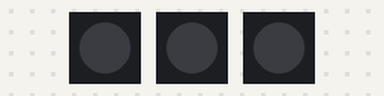
A sketch run on a simulated Arduino Uno, built with avr-gcc and run on an emulated ATmega328P. Parts: 3 × 1 RGB LEDs in strip order, left to right. Dim RGB values are drawn brighter than linear; the strip is taken to match the declared colour order; random numbers use the default seed unless the sketch sets one.

Above: at 0.15 s.
At 5.09 s:
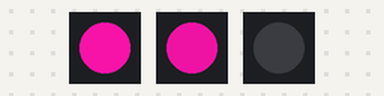
At 10.02 s:
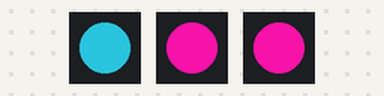
At 19.89 s:
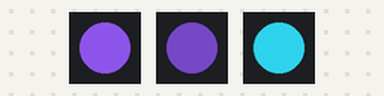
At 29.76 s:
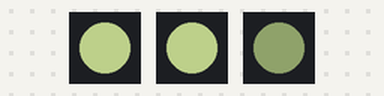
At 39.63 s:
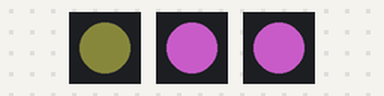
Timing chart, 0 to 40.0 s (numbered marks = the images above):
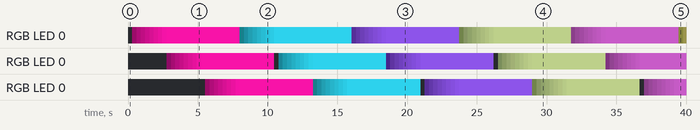

The sketch:

rgb_led_3tu.ino
```cpp
#include <Adafruit_NeoPixel.h>

//LEDの数
#define NUMPIXELS 1
//Arduinoで使うピン
#define RGBLed_PIN_1 2
#define RGBLed_PIN_2 4
#define RGBLed_PIN_3 13

//ライブラリのセットアップ（こうすることでLEDを個別に制御できます。）
Adafruit_NeoPixel RGBLed_1 = Adafruit_NeoPixel(NUMPIXELS,RGBLed_PIN_1,NEO_RGB + NEO_KHZ800);
Adafruit_NeoPixel RGBLed_2 = Adafruit_NeoPixel(NUMPIXELS,RGBLed_PIN_2,NEO_RGB + NEO_KHZ800);
Adafruit_NeoPixel RGBLed_3 = Adafruit_NeoPixel(NUMPIXELS,RGBLed_PIN_3,NEO_RGB + NEO_KHZ800);
Adafruit_NeoPixel RGBLED_arr[] = {RGBLed_1,RGBLed_2,RGBLed_3};

void setup()
{
  //LEDを消灯（こうするとLEDが消える）
  for(int i=0; i<3; i++){
    RGBLED_arr[i].begin();
    RGBLED_arr[i].show();
  }
}

void loop()
{
  //RGBカラーのランダム値を生成
  int colorRnadNum1,colorRnadNum2,colorRnadNum3;
  colorRnadNum1 = random(255);
  colorRnadNum2 = random(255);
  colorRnadNum3 = random(255);

  //LEDを順番にフェードインしながら点灯
  for(int i=0; i<3; i++){

    for(int j=0; j<255; j++){
       RGBLED_arr[i].setPixelColor(0,colorRnadNum1,colorRnadNum2,colorRnadNum3);
       RGBLED_arr[i].setBrightness(j);
       RGBLED_arr[i].show();
       delay(10);
    }
  }
}
```

Measured:
- by itself, RGB LED 0: off → RGB(14, 1, 10) at 2.8 s, → RGB(41, 3, 28) 0.31 s later, → RGB(68, 5, 47) 0.31 s later, → RGB(96, 7, 65) 0.31 s later, … (47 changes in this stretch)
- by itself, RGB LED 0: off → RGB(28, 2, 19) at 5.6 s, → RGB(55, 4, 38) 0.31 s later, → RGB(82, 6, 56) 0.31 s later, → RGB(109, 8, 75) 0.31 s later, … (47 changes in this stretch)
